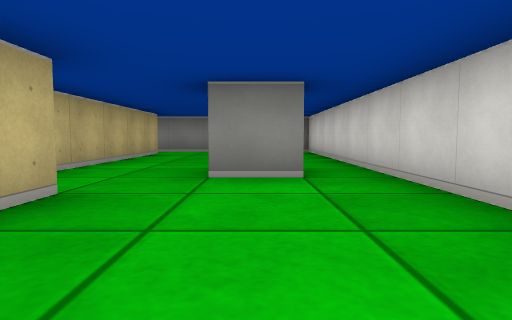
View 1 (above)

16 first-person views from a walk through a cub3D level. The camera is about half as high as the walls, tilts 4° down and sees 75° across. The floor is counted in squares. Each view is taken from the middle of a square. On the plan, view 1 faces up. The plan holds only what a view shows up to about 9 squares ahead; the rest is blank. The place goes on beyond the plan.

View 2
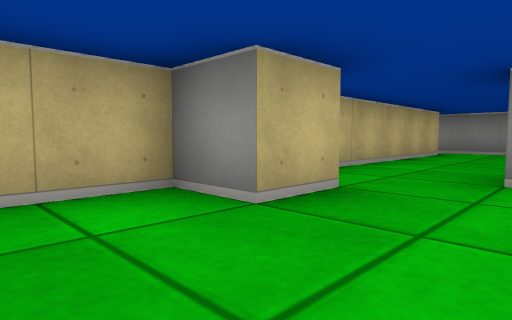

View 3
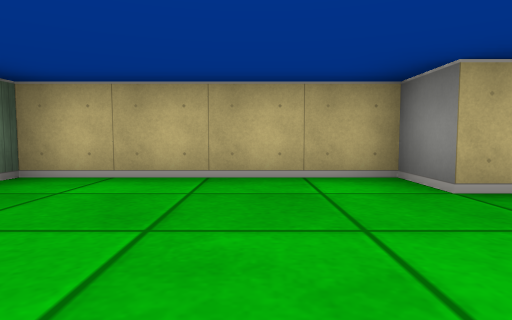

View 4
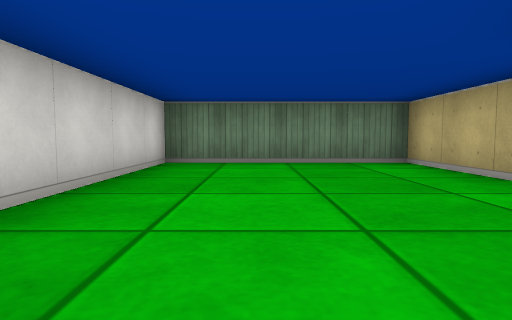

View 5
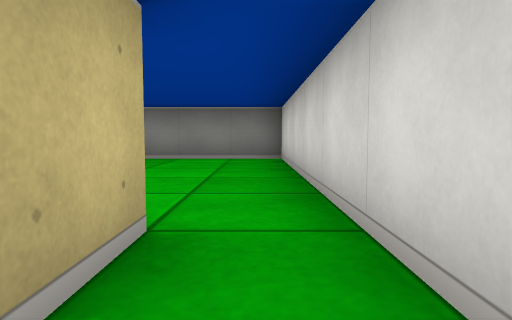

View 6
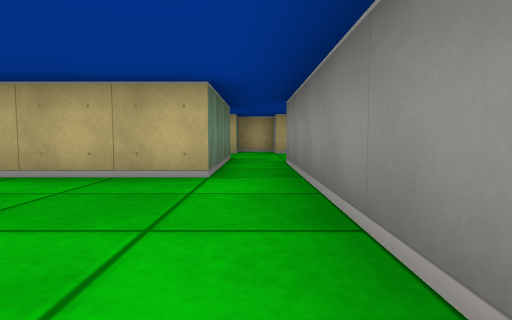

View 7
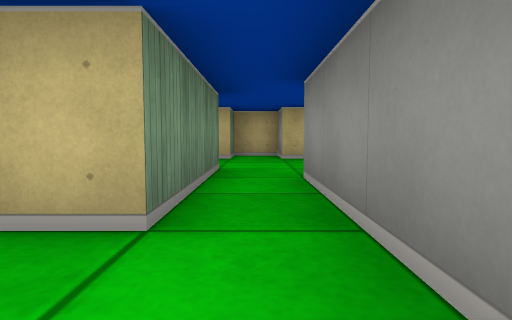

View 8
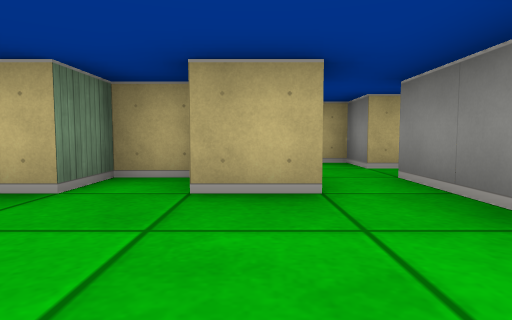

View 9
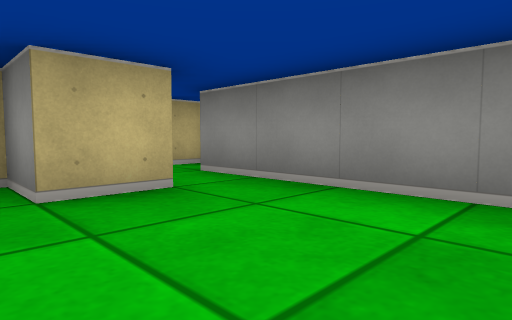

View 10
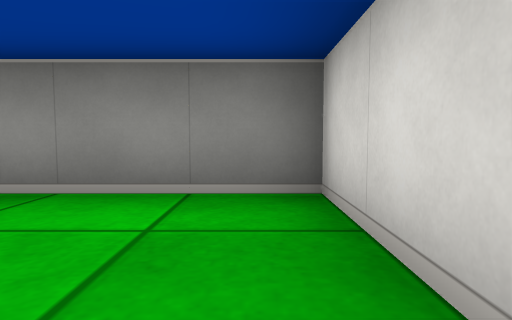

View 11
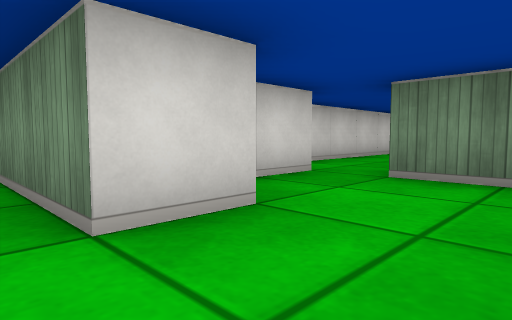

View 12
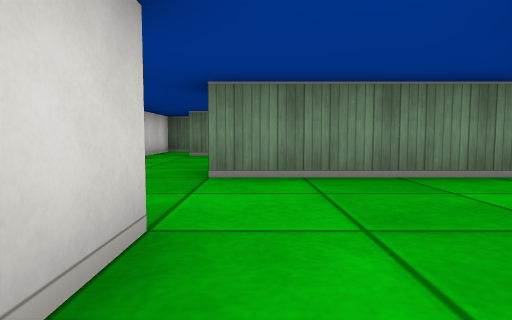

View 13
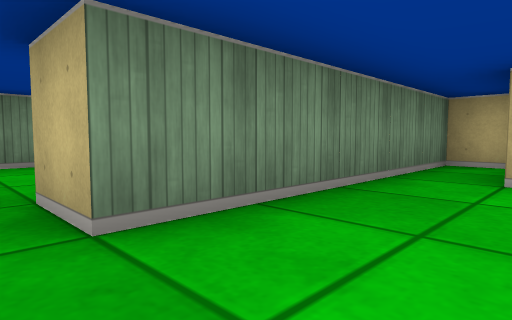

View 14
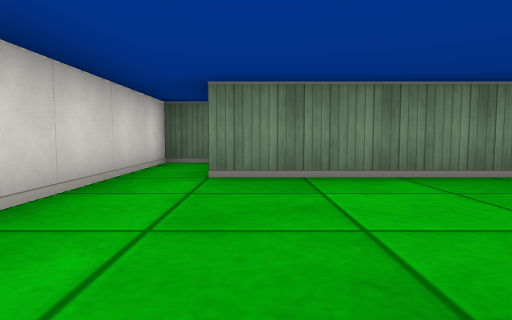

View 15
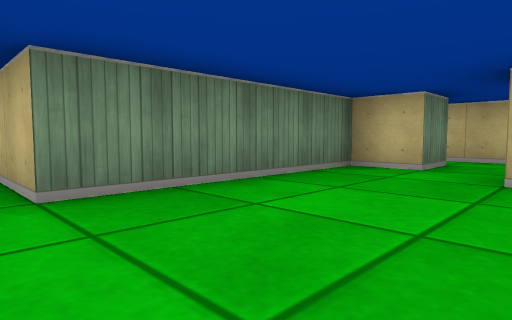

View 16
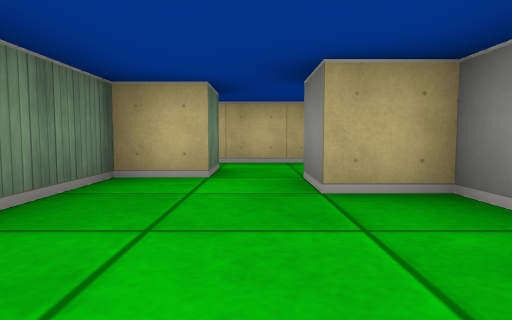

### Floor plan
Points are (right, up) in squares from view 1. A wall is a line through its corners. A room is listed if a view was taken in it or the views show most of it. See-through windows are left out.
Room 1 (views 1, 2, 3, 4, 5, 6, 7)
walls: (-1.5, 2.6) (-1.5, 1.5) (-2.5, 1.5) (-2.5, -2.5) (1.5, -2.5) (1.5, 9.5) (-4.5, 9.5); (0.5, 4.5) (0.5, 3.5) (-0.5, 3.5); (-4.5, 8.5) (-2.5, 8.5) (-2.5, 4.1)
ways out: opening at (-3.5, 9) to room 2
Room 2 (views 8, 9, 10, 11, 12)
walls: (-7.5, 10.6) (-7.5, 9.5) (-8.5, 9.5) (-8.5, 8.5) (-7.5, 8.5); (-5.5, 8.5) (-4.5, 8.5); (-4.5, 9.5) (-4.5, 11.5) (-8.5, 11.5); (-9.5, 12.2) (-9.5, 11.5) (-10.5, 11.5) (-10.5, 11)
ways out: opening at (-3.5, 9) to room 1; opening at (-6.5, 8) to room 3
Room 3 (view 13)
walls: (-7.5, 8.5) (-7.5, 8); (-5.5, 7.5) (-5.5, 8.5); (-4.5, 5.5) (-4.5, 6.5); (-10.5, 6.2) (-10.5, 5.5) (-5.5, 5.5)
ways out: opening at (-6.5, 8) to room 2; opening at (-5, 5) to room 4
Room 4 (views 14, 15, 16)
walls: (-6.9, 4.5) (-7.5, 4.5) (-7.5, 3.5) (-8.5, 3.5); (-8.5, 2.5) (-8.5, 1.5) (-4.5, 1.5) (-4.5, 0); (-5.5, 5.5) (-5.5, 4.5); (-4.2, -0.5) (-3.5, -0.5) (-3.5, 4.1)
ways out: opening at (-5, 5) to room 3; opening at (-8, 3) to room 5
Room 5 (no view inside)
walls: (-9.5, 2.5) (-8.5, 2.5); (-10.5, 3.9) (-10.5, 2.1)
ways out: opening at (-8, 3) to room 4

Where each view was taken, in squares from view 1:
view 1: 0 up, 0 right, facing up
view 2: 0 up, 0 right, facing up-left
view 3: 0 up, 1 right, facing left
view 4: 3 up, 0 right, facing down
view 5: 3 up, 1 right, facing up
view 6: 9 up, 1 right, facing left
view 7: 9 up, 1 left, facing left
view 8: 10 up, 5 left, facing left
view 9: 9 up, 5 left, facing up-left
view 10: 9 up, 5 left, facing up
view 11: 9 up, 7 left, facing down-right
view 12: 9 up, 6 left, facing down
view 13: 7 up, 5 left, facing down-left
view 14: 5 up, 5 left, facing down
view 15: 4 up, 4 left, facing down-left
view 16: 3 up, 5 left, facing left
